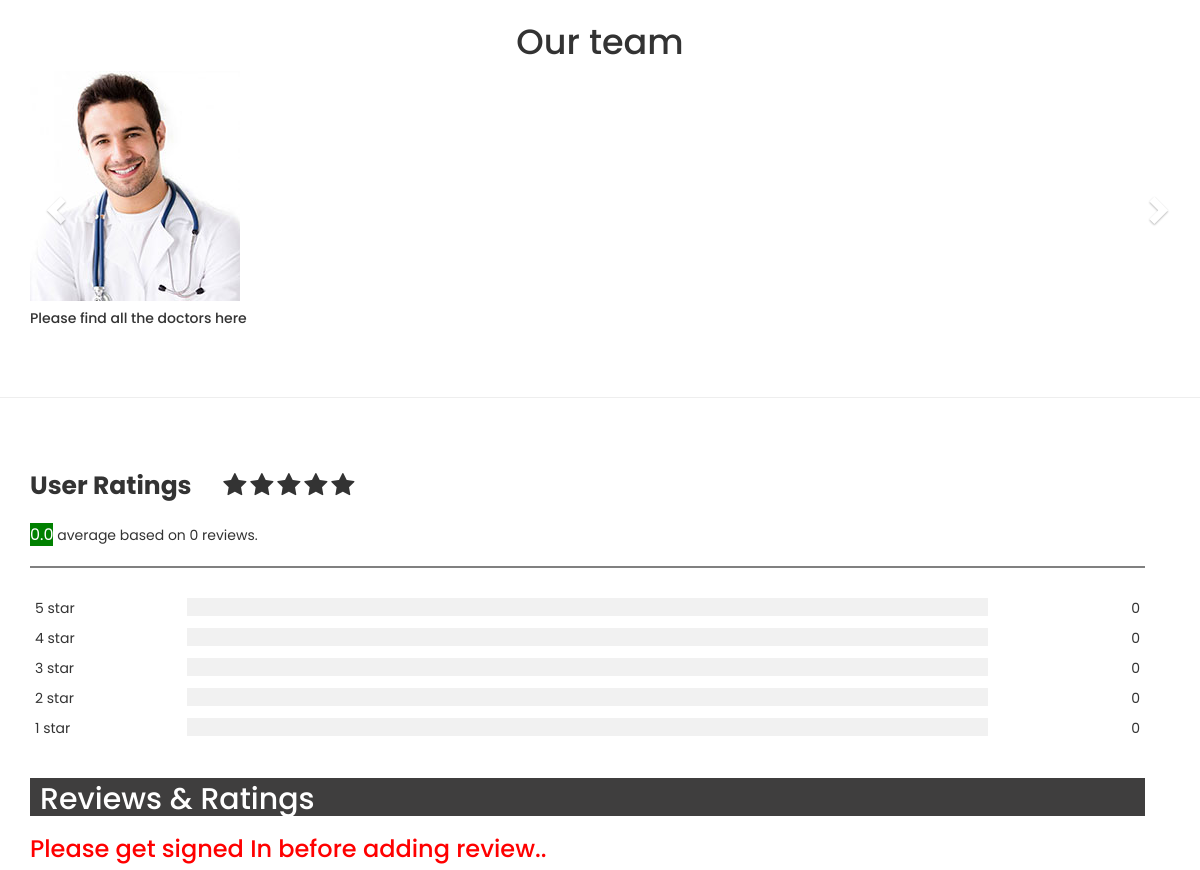
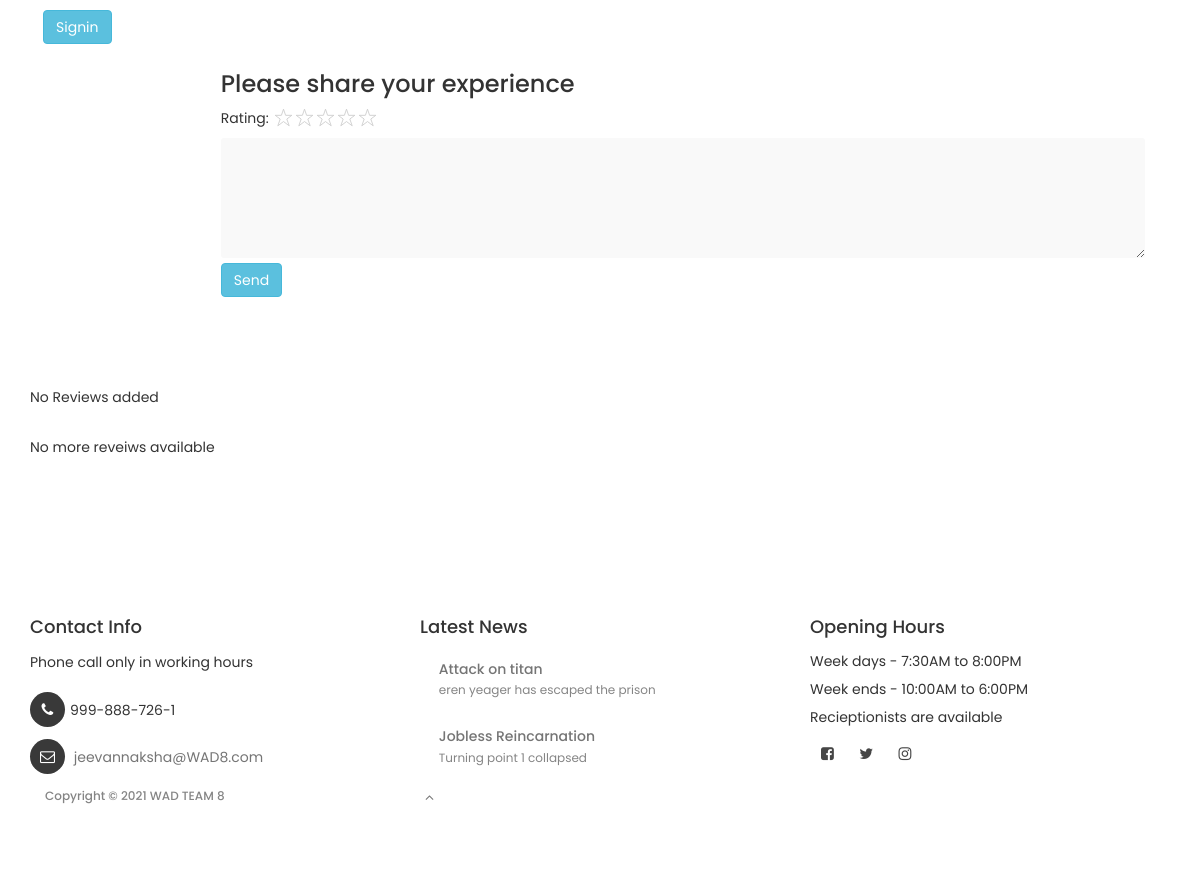
The page /hospitalProfile/1 (lower part) on the database as committed earlier (2 pictures, top to bottom).
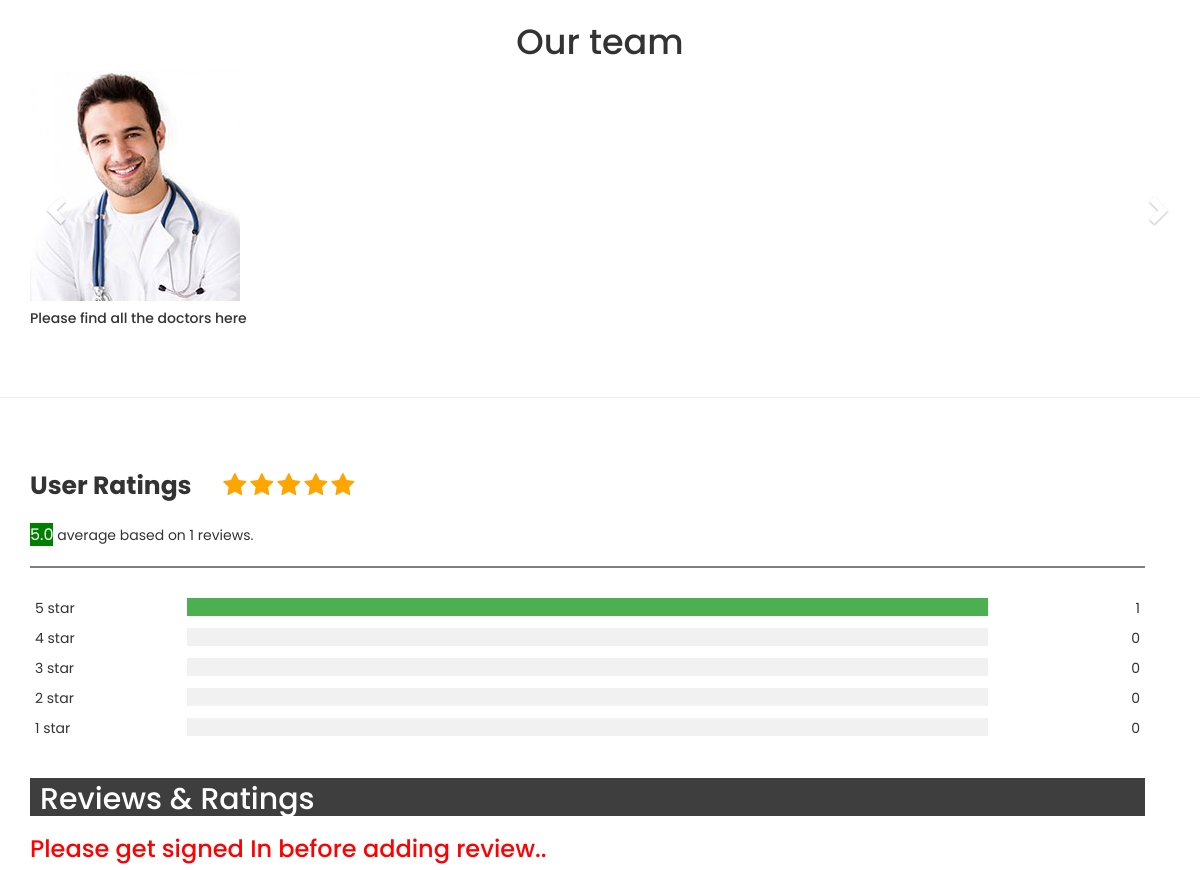
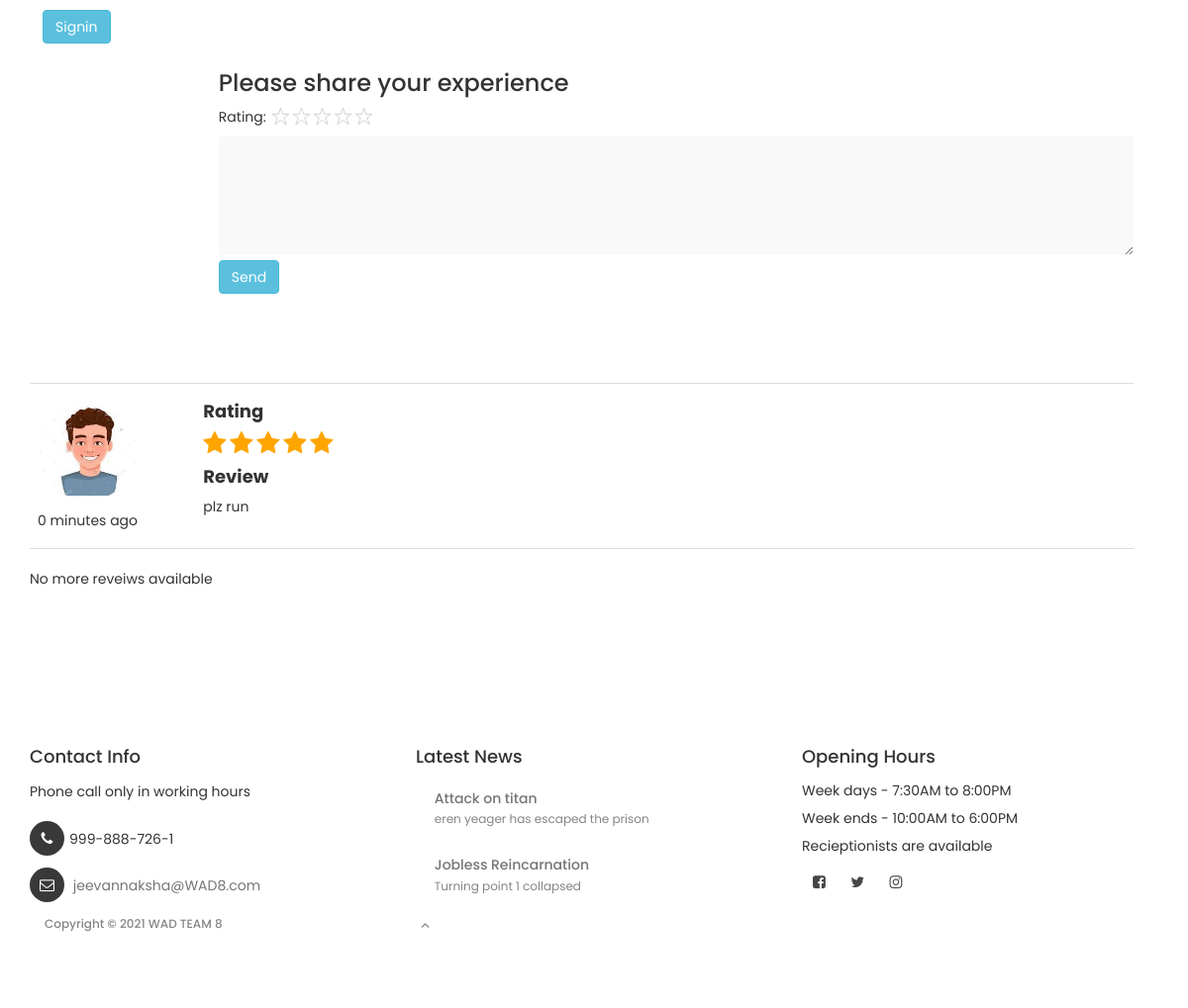
The same page on the database as committed later (2 pictures, top to bottom).
### main/models.py (models this page shows, shortened)
class Hospital(models.Model):
    HospitalName = models.CharField(max_length=150)   # Hospital Name
    HospitalRegisterationNumber = models.CharField(max_length=150)  # Hospital Registeration
    HospitalLicense = models.FileField(upload_to="HospitalDocuments/")
    HospitalPhoto = models.FileField(upload_to="HospitalPhotos/", default="DefaultPhotos/hospitalPhotos.jpg") #hospital photo
    Email = models.CharField(max_length=150)
    Username = models.CharField(max_length=150)
    HospitalEshtablishDate = models.DateField()     # Eshtablish Date
    HospitalDescription = models.TextField(max_length=250, default="Dear, be strong because your life will be better now. Time does not remain same. You will get well soon!")
    Rating = models.DecimalField(max_digits=2, decimal_places = 1, default=0.0)
    Ratings_stars = models.CharField(max_length=5,default="", blank=True)
    non_stars = models.CharField(max_length=5,default="12345")
    Ratings_count = models.IntegerField(default=0)
    Town = models.CharField(max_length=150)
    City = models.CharField(max_length=150)
    Pincode = models.CharField(max_length=150)
    State = models.IntegerField(choices=States, default=1)
    ChiefMedicalOfficer = models.CharField(max_length=150)
    ChiefMedicalOfficerCertificate = models.FileField(upload_to="ChiefDoctorDocuments/")
    ChiefMedicalOfficerPhoto = models.FileField(upload_to="ChiefDoctorPhotos/", default="DefaultPhotos/doctt.png")
    CheifMedicalOfficerDescription = models.CharField(max_length=250, default="Dear, be strong because your life will be better now. Time does not remain same. You will get well soon!")
    PhoneNumber = models.CharField(max_length=20)
    Achievements1 = models.CharField(max_length=50, default="No Hospital information added recently")
    Achievements2 = models.CharField(max_length=50, default="No Hospital information added recently")
    Achievements3 = models.CharField(max_length=50, default="No Hospital information added recently")
    Achievements4 = models.CharField(max_length=50, default="No Hospital information added recently")
    Achievements5 = models.CharField(max_length=50, default="No Hospital information added recently")
    Achievements6 = models.CharField(max_length=50, default="No Hospital information added recently")

class HospitalReview(models.Model):
    hospital=models.ForeignKey(Hospital,on_delete=models.DO_NOTHING)
    star_rating=models.TextField(blank=True)
    non_rating=models.TextField(blank=True)
    review=models.TextField(blank=True)
    user=models.ForeignKey(User,on_delete=models.DO_NOTHING)
    review_date=models.DateTimeField(default=datetime.now,blank=True)

### main/views.py (the view)
# urls.py: path('hospitalProfile/<int:hospital_id>',views.hospitalProfile, name='hospitalProfile'),
def hospitalProfile(request,hospital_id):
    if(request.method=="GET"):
        hospital=get_object_or_404(Hospital,pk=hospital_id)
        doctor_list=Doctor.objects.all().filter(HospitalRegisterationNumber=hospital.HospitalRegisterationNumber)
        queryset_list=HospitalReview.objects.order_by("-review_date").filter(hospital=hospital)
        five_stars = 0
        for review in queryset_list:
            if review.star_rating == "12345":
                five_stars = five_stars + 1
        four_stars = 0
        for review in queryset_list:
            if review.star_rating == "1234":
                four_stars = four_stars + 1
        three_stars = 0
        for review in queryset_list:
            if review.star_rating == "123":
                three_stars = three_stars + 1
        two_stars = 0
        for review in queryset_list:
            if review.star_rating == "12":
                two_stars = two_stars + 1
        one_stars = 0
        for review in queryset_list:
            if review.star_rating == "1":
                one_stars = one_stars + 1
        count = hospital.Ratings_count
        if count != 0:
            five_starPercentage = five_stars/count*100
            four_starPercentage = four_stars/count*100
            three_starPercentage = three_stars/count*100
            two_starPercentage = two_stars/count*100
            one_starPercentage = one_stars/count*100
        else:
            five_starPercentage = 0
            four_starPercentage = 0
            three_starPercentage = 0
            two_starPercentage = 0
            one_starPercentage = 0
        ratings_count = {
            "five_star": five_stars,
            "four_star": four_stars,
            "three_star": three_stars,
            "two_star": two_stars,
            "one_star": one_stars,
        }
        ratings_percentage = {
            "five_starPercentage": five_starPercentage,
            "four_starPercentage": four_starPercentage,
            "three_starPercentage": three_starPercentage,
            "two_starPercentage": two_starPercentage,
            "one_starPercentage": one_starPercentage,
        }
        flag=0
        flag=1
        context={
            "hospital":hospital,
            "hospital_reviews":queryset_list,
            "flag":flag,
            "ratings_count":ratings_count,
            "ratings_percentage":ratings_percentage,
            "doctors":doctor_list,
        }
        return render(request,"hospitalprofile.html",context)

### templates/hospitalprofile.html (shortened to what this page needs)
{% load static %}
<!doctype html>
<html>
<head>
  <link rel="stylesheet" href="{% static 'css/bootstrap.min.css' %}">
  <link rel="stylesheet" href="{% static 'css/font-awesome.min.css' %}">
  <link rel="stylesheet" href="{% static 'css/animate.css' %}">
  <link rel="stylesheet" href="{% static 'css/owl.carousel.css' %}">
  <link rel="stylesheet" href="{% static 'css/owl.theme.default.min.css' %}">
  <link rel="stylesheet" href="https://maxcdn.bootstrapcdn.com/bootstrap/3.3.7/css/bootstrap.min.css">
  <link rel="stylesheet" href="{% static 'css/Hospital_profile.css' %}">
  <link rel="stylesheet" href="{% static 'css/docter_review.css' %}" />
</head>
<body id="top" data-spy="scroll" data-target=".navbar-collapse" data-offset="50">
  <div class="container multi">
    <h2 style="text-align: center;"> Our team </h2>
    <div class="row">
      <div class="carousel slide" id="myCarousel">
        <div class="carousel-inner">
          <div class="item active">
            <div class="col-xs-3">
              <a href=""><img src="{% static 'images/team-memb1.jpg' %}" class="img-responsive"></a>
              <h5>Please find all the doctors here</h5>
            </div>
          </div>
        </div>
        <a class="left carousel-control" href="#myCarousel" data-slide="prev"><i
            class="glyphicon glyphicon-chevron-left"></i></a>
        <a class="right carousel-control" href="#myCarousel" data-slide="next"><i
            class="glyphicon glyphicon-chevron-right"></i></a>
      </div>
    </div>
  </div>
  <hr>
  <section>
    <div class="container" style="padding-right: 40px">
      <div class="row">
        <div class="col-sm-12 sec3">
          <div style="padding-top: 50px;">
            <span class="heading"><strong>User Ratings</strong> </span>
            {% for i in hospital.Ratings_stars %}
            <span class="fa fa-star checked"></span>
            {% endfor %}
            {% for i in hospital.non_stars %}
            <span class="fa fa-star"></span>
            {% endfor %}
            <p style="padding-top: 20px;"><span class="average">{{hospital.Rating}}</span> average based on
              {{hospital.Ratings_count}} reviews.</p>
            <hr class="hr-line">
            <div class="row">
              <div class="side">
                <div>5 star</div>
              </div>
              <div class="middle">
                <div class="bar-container">
                  <div style="width: {{ratings_percentage.five_starPercentage}}%;" class="bar-5"></div>
                </div>
              </div>
              <div class="side right">
                <div>{{ratings_count.five_star}}</div>
              </div>
              <div class="side">
                <div>4 star</div>
              </div>
              <div class="middle">
                <div class="bar-container">
                </div>
              </div>
              <div class="side right">
                <div>{{ratings_count.four_star}}</div>
              </div>
              <div class="side">
                <div>3 star</div>
              </div>
              <div class="middle">
                <div class="bar-container">
                </div>
              </div>
              <div class="side right">
                <div>{{ratings_count.three_star}}</div>
              </div>
              <div class="side">
                <div>2 star</div>
              </div>
              <div class="middle">
                <div class="bar-container">
                </div>
              </div>
              <div class="side right">
                <div>{{ratings_count.two_star}}</div>
              </div>
              <div class="side">
                <div>1 star</div>
              </div>
              <div class="middle">
                <div class="bar-container">
                </div>
              </div>
              <div class="side right">
                <div>{{ratings_count.one_star}}</div>
              </div>
            </div>
          </div>
            <h2 class="review-heading h2 strong">Reviews & Ratings</h2>
            <form action="/hospitalReview/" method="POST">
              {% csrf_token %} {% if user.is_authenticated %}
              <input type="hidden" name="username" value="{{ user.username }}" />
              {% else %}
              <h3 class="h3" style="color: red;">Please get signed In before adding review..</h3>
              <a class="btn" href="{% url 'signin' %}"><button class="btn btn-info">Signin</button></a>
              {% endif %}
              <div class="add-reveiw">
                <div class="row">
                  <div class="col-sm-2"></div>
                  <div class="col-sm-10">
                    <h3 class="h3">Please share your experience</h3>
                    <p>
                      Rating:
                      <span class="starRating">
                        <label for="rating5">5</label>
                        <label for="rating4">4</label>
                        <label for="rating3">3</label>
                        <label for="rating2">2</label>
                        <label for="rating1">1</label>
                      </span>
                    </p>
                    <textarea class="text-input" rows="5" cols="140" style="max-width: 100%" name="review">
                  </textarea><br />
                    <input class="btn btn-info" value="Send" type="submit" />
                  </div>
                </div>
              </div>
            </form>
            <table style="column-width: auto;" class="table table-hover">
              {% if hospital_reviews %} {% for review in hospital_reviews %}
              <tr>
                <td>
                  <div>
                    <img class="avatar" src="{% static 'images/boy_avatar.jpg' %}" alt="profile" />
                    <p style="padding-top: 10px">{{ review.review_date | timesince }} ago</p>
                  </div>
                </td>
                <td style="width: 85%;" class="reveiws">
                  <h4><strong>Rating </strong></h4>
                  {% for i in review.star_rating %}
                  <span class="fa fa-star checked"></span>
                  {% endfor %}
                  <h4><strong>Review</strong></h4>
                  <p>
                    {{ review.review }}
                  </p>
                </td>
              </tr>
              {% endfor %}
              {% else %}
              <p class="p">No Reviews added</p>
              {% endif %}
            </table>
            {% if flag == 0 %}
            <form action="{% url 'HospitalProfile' hospital.id %}" method="POST">
              {% csrf_token %}
              <button class="btn btn-info">Load more</button>
            </form>
            {% else %}
            <p class="p">No more reveiws available</p>
            {% endif %}
            <br>
          </div>
        </div>
      </div>
  </section>
  <footer data-stellar-background-ratio="5">
    <div class="container" id="contact">
      <div class="row">
        <div class="col-md-4 col-sm-4">
          <div class="footer-thumb">
            <h4 class="wow fadeInUp" data-wow-delay="0.4s">Contact Info</h4>
            <p>Phone call only in working hours</p>
            <div class="contact-info">
              <p><i class="fa fa-phone"></i>999-888-726-1</p>
              <p><i class="fa fa-envelope-o"></i> <a href="#">jeevannaksha@WAD8.com</a></p>
            </div>
          </div>
        </div>
        <div class="col-md-4 col-sm-4">
          <div class="footer-thumb">
            <h4 class="wow fadeInUp" data-wow-delay="0.4s">Latest News</h4>
            <div class="latest-stories">
              <div class="stories-info">
                <a href="#">
                  <h5>Attack on titan</h5>
                </a>
                <span>eren yeager has escaped the prison</span>
              </div>
            </div>
            <div class="latest-stories">
              <div class="stories-info">
                <a href="#">
                  <h5> Jobless Reincarnation</h5>
                </a>
                <span>Turning point 1 collapsed</span>
              </div>
            </div>
          </div>
        </div>
        <div class="col-md-4 col-sm-4">
          <div class="footer-thumb">
            <div class="opening-hours">
              <h4 class="wow fadeInUp" data-wow-delay="0.4s">Opening Hours</h4>
              <p>Week days - 7:30AM to 8:00PM</p>
              <p>Week ends - 10:00AM to 6:00PM</p>
              <p>Recieptionists are available</p>
            </div>
            <ul class="social-icon">
              <li><a href="#" class="fa fa-facebook-square" attr="facebook icon"></a></li>
              <li><a href="#" class="fa fa-twitter"></a></li>
              <li><a href="#" class="fa fa-instagram"></a></li>
            </ul>
          </div>
        </div>
        <div class="col-md-12 col-sm-12 border-top">
          <div class="col-md-4 col-sm-6">
            <div class="copyright-text">
              <p>Copyright &copy; 2021 WAD TEAM 8</p>
            </div>
          </div>
          <div class="col-md-2 col-sm-2 text-align-center">
            <div class="angle-up-btn">
              <a href="#top" class="smoothScroll wow fadeInUp" data-wow-delay="1.2s"><i class="fa fa-angle-up"></i></a>
            </div>
          </div>
        </div>
      </div>
    </div>
  </footer>
</body>
</html>

Rows that differ between the two databases and show on the page:
changed Hospital: Ratings_stars empty → "12345" (drawn); Rating "0.0" → "5.0"; Ratings_count "0" → "1"; non_stars "12345" → empty (drawn)
added HospitalReview: review_date "0 minutes", star_rating "12345" (drawn), review "plz run"
Other text that changed with them:
{{ ratings_count.five_star }}: "0" → "1"
text no longer shown: "No Reviews added"
